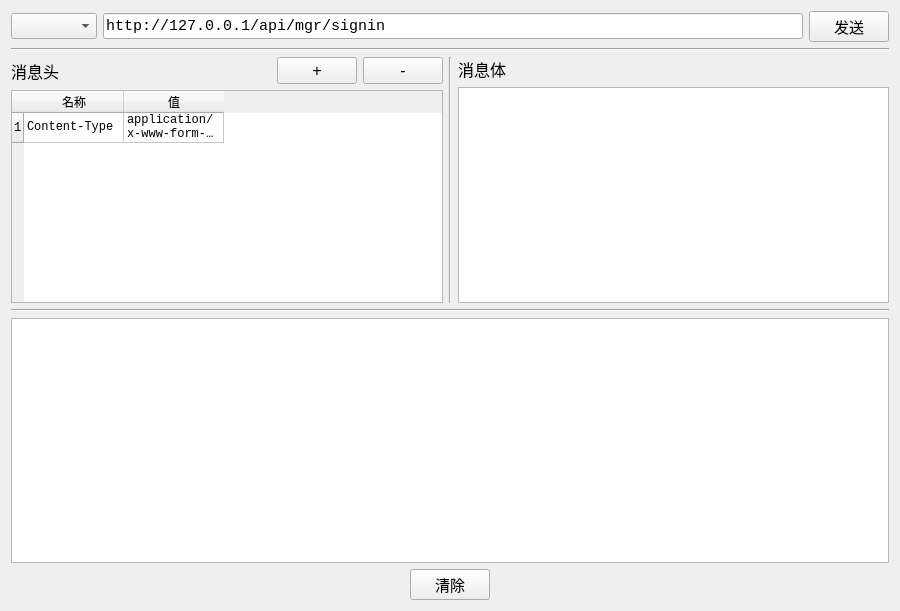
<?xml version="1.0" encoding="UTF-8"?>
<ui version="4.0">
 <class>HttpClient</class>
 <widget class="QWidget" name="HttpClient">
  <property name="geometry">
   <rect>
    <x>0</x>
    <y>0</y>
    <width>900</width>
    <height>611</height>
   </rect>
  </property>
  <property name="sizePolicy">
   <sizepolicy hsizetype="Fixed" vsizetype="Preferred">
    <horstretch>0</horstretch>
    <verstretch>0</verstretch>
   </sizepolicy>
  </property>
  <property name="font">
   <font>
    <family>Arial</family>
   </font>
  </property>
  <property name="windowTitle">
   <string>HTTP 接口测试</string>
  </property>
  <layout class="QVBoxLayout" name="verticalLayout_3">
   <item>
    <layout class="QHBoxLayout" name="horizontalLayout">
     <item>
      <widget class="QComboBox" name="boxMethod">
       <property name="font">
        <font>
         <family>Arial</family>
         <pointsize>11</pointsize>
        </font>
       </property>
       <property name="editable">
        <bool>false</bool>
       </property>
      </widget>
     </item>
     <item>
      <widget class="QLineEdit" name="editUrl">
       <property name="font">
        <font>
         <family>Consolas</family>
         <pointsize>11</pointsize>
        </font>
       </property>
       <property name="text">
        <string>http://127.0.0.1/api/mgr/signin</string>
       </property>
       <property name="placeholderText">
        <string>请输入URL</string>
       </property>
      </widget>
     </item>
     <item>
      <widget class="QPushButton" name="buttonSend">
       <property name="font">
        <font>
         <family>Arial</family>
         <pointsize>11</pointsize>
        </font>
       </property>
       <property name="text">
        <string>发送</string>
       </property>
      </widget>
     </item>
    </layout>
   </item>
   <item>
    <widget class="Line" name="line">
     <property name="orientation">
      <enum>Qt::Horizontal</enum>
     </property>
    </widget>
   </item>
   <item>
    <layout class="QHBoxLayout" name="horizontalLayout_3">
     <item>
      <layout class="QVBoxLayout" name="verticalLayout_2" stretch="0,0">
       <property name="sizeConstraint">
        <enum>QLayout::SetDefaultConstraint</enum>
       </property>
       <property name="rightMargin">
        <number>0</number>
       </property>
       <item>
        <layout class="QHBoxLayout" name="horizontalLayout_2">
         <item>
          <widget class="QLabel" name="label">
           <property name="sizePolicy">
            <sizepolicy hsizetype="Preferred" vsizetype="Preferred">
             <horstretch>2</horstretch>
             <verstretch>0</verstretch>
            </sizepolicy>
           </property>
           <property name="font">
            <font>
             <family>Arial</family>
             <pointsize>12</pointsize>
            </font>
           </property>
           <property name="text">
            <string>消息头</string>
           </property>
          </widget>
         </item>
         <item>
          <widget class="QPushButton" name="buttonAddHeader">
           <property name="sizePolicy">
            <sizepolicy hsizetype="Fixed" vsizetype="Fixed">
             <horstretch>1</horstretch>
             <verstretch>0</verstretch>
            </sizepolicy>
           </property>
           <property name="font">
            <font>
             <family>Arial</family>
             <pointsize>12</pointsize>
             <weight>50</weight>
             <bold>false</bold>
            </font>
           </property>
           <property name="text">
            <string>+</string>
           </property>
          </widget>
         </item>
         <item>
          <widget class="QPushButton" name="buttonDelHeader">
           <property name="sizePolicy">
            <sizepolicy hsizetype="Fixed" vsizetype="Fixed">
             <horstretch>1</horstretch>
             <verstretch>0</verstretch>
            </sizepolicy>
           </property>
           <property name="font">
            <font>
             <family>Arial</family>
             <pointsize>12</pointsize>
             <weight>50</weight>
             <bold>false</bold>
            </font>
           </property>
           <property name="text">
            <string>-</string>
           </property>
          </widget>
         </item>
        </layout>
       </item>
       <item>
        <widget class="QTableWidget" name="headersTable">
         <property name="font">
          <font>
           <family>Consolas</family>
          </font>
         </property>
         <row>
          <property name="text">
           <string>1</string>
          </property>
         </row>
         <column>
          <property name="text">
           <string>名称</string>
          </property>
          <property name="background">
           <color>
            <red>221</red>
            <green>221</green>
            <blue>221</blue>
           </color>
          </property>
         </column>
         <column>
          <property name="text">
           <string>值</string>
          </property>
          <property name="background">
           <color>
            <red>221</red>
            <green>221</green>
            <blue>221</blue>
           </color>
          </property>
         </column>
         <item row="0" column="0">
          <property name="text">
           <string>Content-Type</string>
          </property>
         </item>
         <item row="0" column="1">
          <property name="text">
           <string>application/x-www-form-urlencoded</string>
          </property>
         </item>
        </widget>
       </item>
      </layout>
     </item>
     <item>
      <widget class="Line" name="line_2">
       <property name="font">
        <font>
         <family>Arial</family>
         <weight>75</weight>
         <bold>true</bold>
        </font>
       </property>
       <property name="orientation">
        <enum>Qt::Vertical</enum>
       </property>
      </widget>
     </item>
     <item>
      <layout class="QVBoxLayout" name="verticalLayout">
       <item>
        <layout class="QHBoxLayout" name="horizontalLayout_8">
         <property name="topMargin">
          <number>0</number>
         </property>
         <property name="bottomMargin">
          <number>0</number>
         </property>
         <item>
          <widget class="QLabel" name="label_2">
           <property name="sizePolicy">
            <sizepolicy hsizetype="Preferred" vsizetype="Preferred">
             <horstretch>1</horstretch>
             <verstretch>0</verstretch>
            </sizepolicy>
           </property>
           <property name="font">
            <font>
             <family>Arial</family>
             <pointsize>12</pointsize>
            </font>
           </property>
           <property name="text">
            <string>消息体</string>
           </property>
          </widget>
         </item>
        </layout>
       </item>
       <item>
        <widget class="QTextEdit" name="editBody">
         <property name="enabled">
          <bool>true</bool>
         </property>
         <property name="focusPolicy">
          <enum>Qt::StrongFocus</enum>
         </property>
        </widget>
       </item>
      </layout>
     </item>
    </layout>
   </item>
   <item>
    <widget class="Line" name="line_3">
     <property name="orientation">
      <enum>Qt::Horizontal</enum>
     </property>
    </widget>
   </item>
   <item>
    <widget class="QTextEdit" name="outputWindow"/>
   </item>
   <item>
    <layout class="QHBoxLayout" name="horizontalLayout_7">
     <item>
      <widget class="QPushButton" name="buttonClearLog">
       <property name="sizePolicy">
        <sizepolicy hsizetype="Fixed" vsizetype="Fixed">
         <horstretch>0</horstretch>
         <verstretch>0</verstretch>
        </sizepolicy>
       </property>
       <property name="font">
        <font>
         <family>Arial</family>
         <pointsize>11</pointsize>
        </font>
       </property>
       <property name="text">
        <string>清除</string>
       </property>
      </widget>
     </item>
    </layout>
   </item>
  </layout>
 </widget>
 <resources/>
 <connections>
  <connection>
   <sender>buttonClearLog</sender>
   <signal>clicked()</signal>
   <receiver>outputWindow</receiver>
   <slot>clear()</slot>
   <hints>
    <hint type="sourcelabel">
     <x>375</x>
     <y>575</y>
    </hint>
    <hint type="destinationlabel">
     <x>374</x>
     <y>522</y>
    </hint>
   </hints>
  </connection>
 </connections>
</ui>
